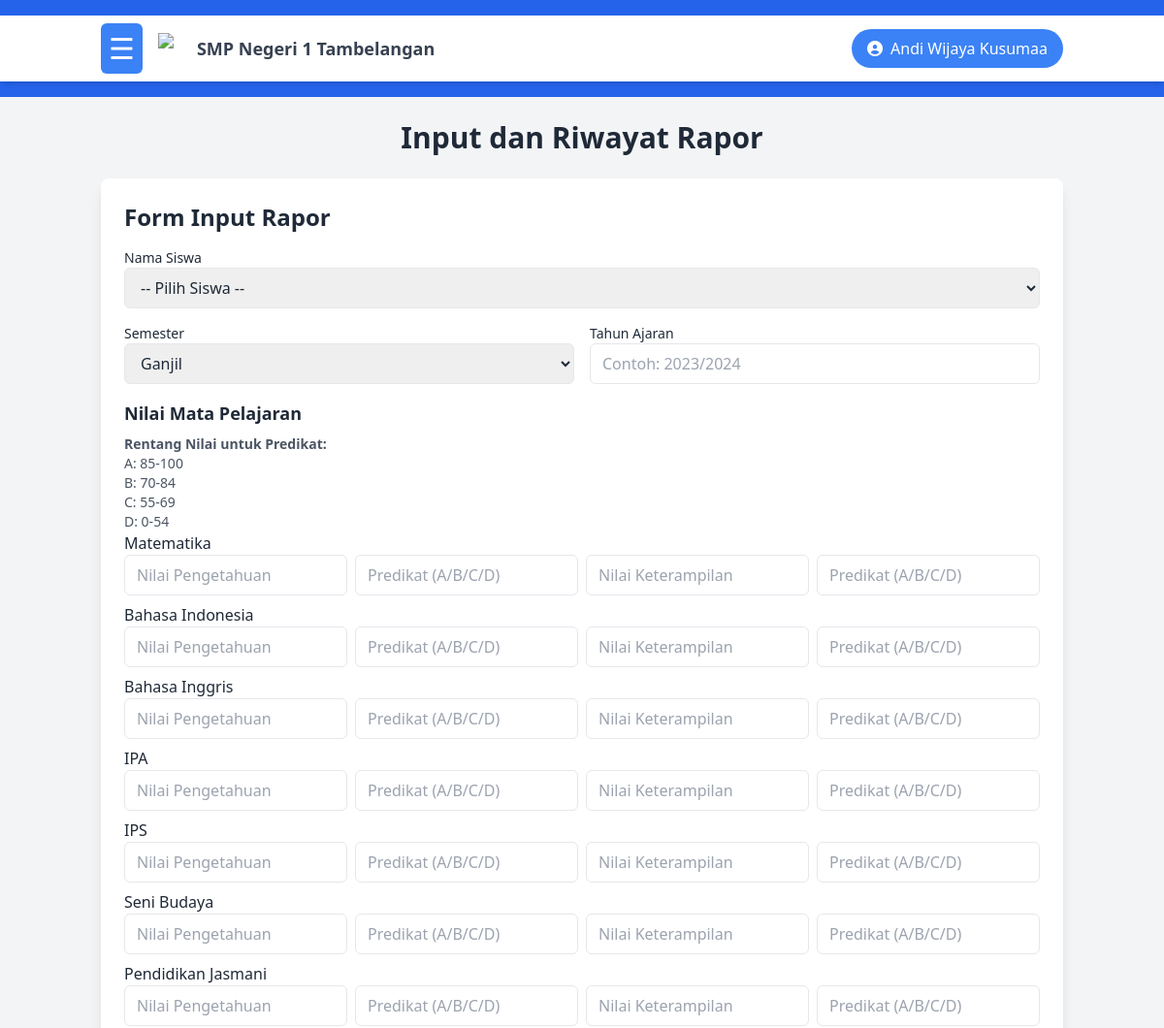
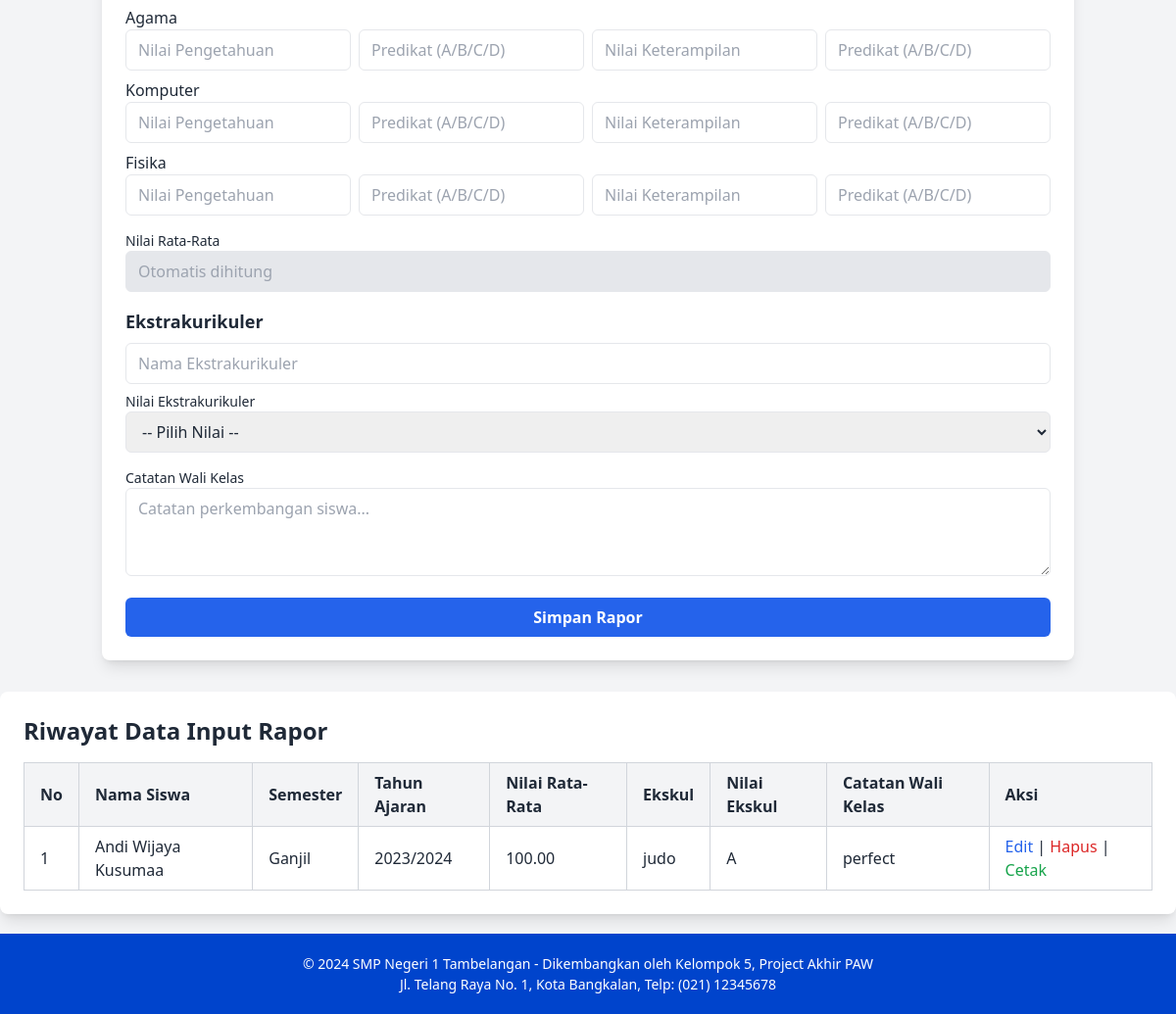
Page /dashboard/guru/input_rapot.php (signed in) on the committed database (2 pictures, top to bottom).
### tables this page shows
CREATE TABLE `mata_pelajaran` (
  `id_mata_pelajaran` int NOT NULL,
  `nama_pelajaran` varchar(100) NOT NULL
);

CREATE TABLE `rapot` (
  `id_rapot` int NOT NULL,
  `siswa_id` int NOT NULL,
  `semester` varchar(20) NOT NULL,
  `tahun_ajaran` varchar(20) NOT NULL,
  `nilai_rata` decimal(5,2) DEFAULT NULL,
  `nilai_ekskul` enum('A','B','C','D') DEFAULT NULL,
  `catatan_wali` text,
  `ekskul` varchar(50) DEFAULT NULL
);

CREATE TABLE `siswa` (
  `id_siswa` int NOT NULL,
  `nis` varchar(15) NOT NULL,
  `nama_lengkap` varchar(100) NOT NULL,
  `kelas_id` int NOT NULL,
  `alamat` text,
  `tanggal_lahir` date DEFAULT NULL,
  `no_telp` varchar(15) DEFAULT NULL,
  `username` varchar(50) NOT NULL,
  `password` varchar(255) NOT NULL,
  `jenis_kelamin` enum('laki-laki','perempuan') NOT NULL,
  `photo` varchar(255) DEFAULT NULL,
  `ekstra_id` int DEFAULT NULL
);

### dashboard/guru/input_rapot.php (the view, shortened to what this page needs)
<?php
include "../../koneksi.php";
$query_mapel = "SELECT id_mata_pelajaran, nama_pelajaran FROM mata_pelajaran";
$result_mapel = mysqli_query($conn, $query_mapel);
$query_riwayat = "SELECT r.id_rapot, s.nama_lengkap AS nama_siswa, r.semester, r.tahun_ajaran, r.nilai_rata, r.ekskul, r.nilai_ekskul, r.catatan_wali FROM rapot AS r
    INNER JOIN siswa AS s ON r.siswa_id = s.id_siswa
    ORDER BY r.tahun_ajaran DESC, r.semester ASC
";
$result_riwayat = mysqli_query($conn, $query_riwayat);
?>
<!DOCTYPE html>
<html lang="en">
<head>
    <script src="https://cdn.tailwindcss.com"></script>
</head>
<body class="bg-gray-100 text-gray-800">
    <header class="bg-blue-600 text-white py-4">
        <?php include '../../layout/header.php'; ?>
    </header>
    <div class="container mx-auto mt-6 px-4">
        <h2 class="text-3xl font-semibold text-center mb-6">Input dan Riwayat Rapor</h2>
        <div class="bg-white shadow-lg rounded-lg p-6 mb-8">
            <h3 class="text-2xl font-semibold mb-4">Form Input Rapor</h3>
            <form action="proses_input_rapot.php" method="POST">
                <div class="mb-4">
                    <label for="id_siswa" class="block text-sm font-medium">Nama Siswa</label>
                    <select id="id_siswa" name="id_siswa" class="w-full px-3 py-2 border rounded-md" required>
                        <option value="" disabled selected>-- Pilih Siswa --</option>
                    </select>
                </div>
                <div class="grid grid-cols-2 gap-4 mb-4">
                    <div>
                        <label for="semester" class="block text-sm font-medium">Semester</label>
                        <select name="semester" id="semester" class="w-full px-3 py-2 border rounded-md" required>
                            <option value="Ganjil">Ganjil</option>
                        </select>
                    </div>
                    <div>
                        <label for="tahun_ajaran" class="block text-sm font-medium">Tahun Ajaran</label>
                        <input type="text" name="tahun_ajaran" id="tahun_ajaran" class="w-full px-3 py-2 border rounded-md" placeholder="Contoh: 2023/2024" required>
                    </div>
                </div>
                <div class="mb-4">
                    <h3 class="text-lg font-semibold mb-2">Nilai Mata Pelajaran</h3>
                    <p class="text-sm text-gray-600 mt-2">
                        <strong>Rentang Nilai untuk Predikat:</strong><br>
                        A: 85-100<br>
                        B: 70-84<br>
                        C: 55-69<br>
                        D: 0-54
                    </p>
                    <?php while ($mapel = mysqli_fetch_assoc($result_mapel)): ?>
                        <div class="mb-2">
                            <label class="block font-medium"><?php echo $mapel['nama_pelajaran']; ?></label>
                            <div class="grid grid-cols-4 gap-2">
                                <input type="number" name="nilai_pengetahuan[]" class="px-3 py-2 border rounded-md" placeholder="Nilai Pengetahuan" min="0" max="100" required>
                                <input type="text" name="predikat_pengetahuan[]" class="px-3 py-2 border rounded-md" placeholder="Predikat (A/B/C/D)" required>
                                <input type="number" name="nilai_keterampilan[]" class="px-3 py-2 border rounded-md" placeholder="Nilai Keterampilan" min="0" max="100" required>
                                <input type="text" name="predikat_keterampilan[]" class="px-3 py-2 border rounded-md" placeholder="Predikat (A/B/C/D)" required>
                            </div>
                        </div>
                    <?php endwhile; ?>
                </div>
                <div class="mb-4">
                    <label for="nilai_rata_rata" class="block text-sm font-medium">Nilai Rata-Rata</label>
                    <input type="text" name="nilai_rata_rata" id="nilai_rata_rata" class="w-full px-3 py-2 border rounded-md bg-gray-200" placeholder="Otomatis dihitung" readonly>
                </div>
                <div class="mb-4">
                    <h3 class="text-lg font-semibold mb-2">Ekstrakurikuler</h3>
                    <input type="text" name="ekskul" class="w-full px-3 py-2 border rounded-md" placeholder="Nama Ekstrakurikuler" required>
                    <label for="nilai_ekskul" class="block text-sm font-medium mt-2">Nilai Ekstrakurikuler</label>
                    <select name="nilai_ekskul" id="nilai_ekskul" class="w-full px-3 py-2 border rounded-md" required>
                        <option value="A" selected disabled>-- Pilih Nilai --</option>
                    </select>
                </div>
                <div class="mb-4">
                    <label for="catatan_wali_kelas" class="block text-sm font-medium">Catatan Wali Kelas</label>
                    <textarea name="catatan_wali_kelas" rows="3" class="w-full px-3 py-2 border rounded-md" placeholder="Catatan perkembangan siswa..."></textarea>
                </div>
                <button type="submit" class="w-full py-2 bg-blue-600 text-white font-semibold rounded-md hover:bg-blue-700">
                    Simpan Rapor
                </button>
            </form>
        </div>
    </div>
    <div class="bg-white shadow-lg rounded-lg p-6">
        <h3 class="text-2xl font-semibold mb-4">Riwayat Data Input Rapor</h3>
        <table class="table-auto w-full text-left border-collapse border border-gray-200">
            <thead class="bg-gray-100">
                <tr>
                    <th class="border border-gray-300 px-4 py-2">No</th>
                    <th class="border border-gray-300 px-4 py-2">Nama Siswa</th>
                    <th class="border border-gray-300 px-4 py-2">Semester</th>
                    <th class="border border-gray-300 px-4 py-2">Tahun Ajaran</th>
                    <th class="border border-gray-300 px-4 py-2">Nilai Rata-Rata</th>
                    <th class="border border-gray-300 px-4 py-2">Ekskul</th>
                    <th class="border border-gray-300 px-4 py-2">Nilai Ekskul</th>
                    <th class="border border-gray-300 px-4 py-2">Catatan Wali Kelas</th>
                    <th class="border border-gray-300 px-4 py-2">Aksi</th>
                </tr>
            </thead>
            <tbody>
                <?php if (mysqli_num_rows($result_riwayat) > 0): ?>
                    <?php $no = 1; while ($row = mysqli_fetch_assoc($result_riwayat)): ?>
                        <tr class="hover:bg-gray-50">
                            <td class="border border-gray-300 px-4 py-2"><?php echo $no++; ?></td>
                            <td class="border border-gray-300 px-4 py-2"><?php echo $row['nama_siswa']; ?></td>
                            <td class="border border-gray-300 px-4 py-2"><?php echo $row['semester']; ?></td>
                            <td class="border border-gray-300 px-4 py-2"><?php echo $row['tahun_ajaran']; ?></td>
                            <td class="border border-gray-300 px-4 py-2"><?php echo $row['nilai_rata']; ?></td>
                            <td class="border border-gray-300 px-4 py-2"><?php echo $row['ekskul']; ?></td>
                            <td class="border border-gray-300 px-4 py-2"><?php echo $row['nilai_ekskul']; ?></td>
                            <td class="border border-gray-300 px-4 py-2"><?php echo $row['catatan_wali']; ?></td>
                            <td class="border border-gray-300 px-4 py-2">
                                <a href="edit_rapor.php?id_rapor=<?php echo $row['id_rapot']; ?>" class="text-blue-600">Edit</a> |
                                <a href="hapus_rapor.php?id_rapor=<?php echo $row['id_rapot']; ?>" class="text-red-600" onclick="return confirm('Apakah Anda yakin ingin menghapus data ini?')">Hapus</a> |
                                <a href="cetak_rapor.php?id_rapor=<?php echo $row['id_rapot']; ?>" class="text-green-600">Cetak</a>
                            </td>
                        </tr>
                    <?php endwhile; ?>
                <?php else: ?>
                    <tr>
                        <td colspan="9" class="text-center text-gray-500 py-4">Belum ada data rapor yang diinput.</td>
                    </tr>
                <?php endif; ?>
            </tbody>
        </table>
    </div>
    <?php require_once "../../layout/footer.php"; ?>
</body>
</html>

### rows in the picture
mata_pelajaran: nama_pelajaran "Matematika"
mata_pelajaran: nama_pelajaran "Bahasa Indonesia"
mata_pelajaran: nama_pelajaran "Bahasa Inggris"
mata_pelajaran: nama_pelajaran "IPA"
mata_pelajaran: nama_pelajaran "IPS"
mata_pelajaran: nama_pelajaran "Seni Budaya"
mata_pelajaran: nama_pelajaran "Pendidikan Jasmani"
mata_pelajaran: nama_pelajaran "Agama"
mata_pelajaran: nama_pelajaran "Komputer"
mata_pelajaran: nama_pelajaran "Fisika"
rapot: siswa.nama_lengkap "Andi Wijaya Kusumaa", semester "Ganjil", tahun_ajaran "2023/2024", nilai_rata "100.00", ekskul "judo", nilai_ekskul "A", catatan_wali "perfect"

### other values in the picture
$_SESSION['nama_lengkap'] "Andi Wijaya Kusumaa"
